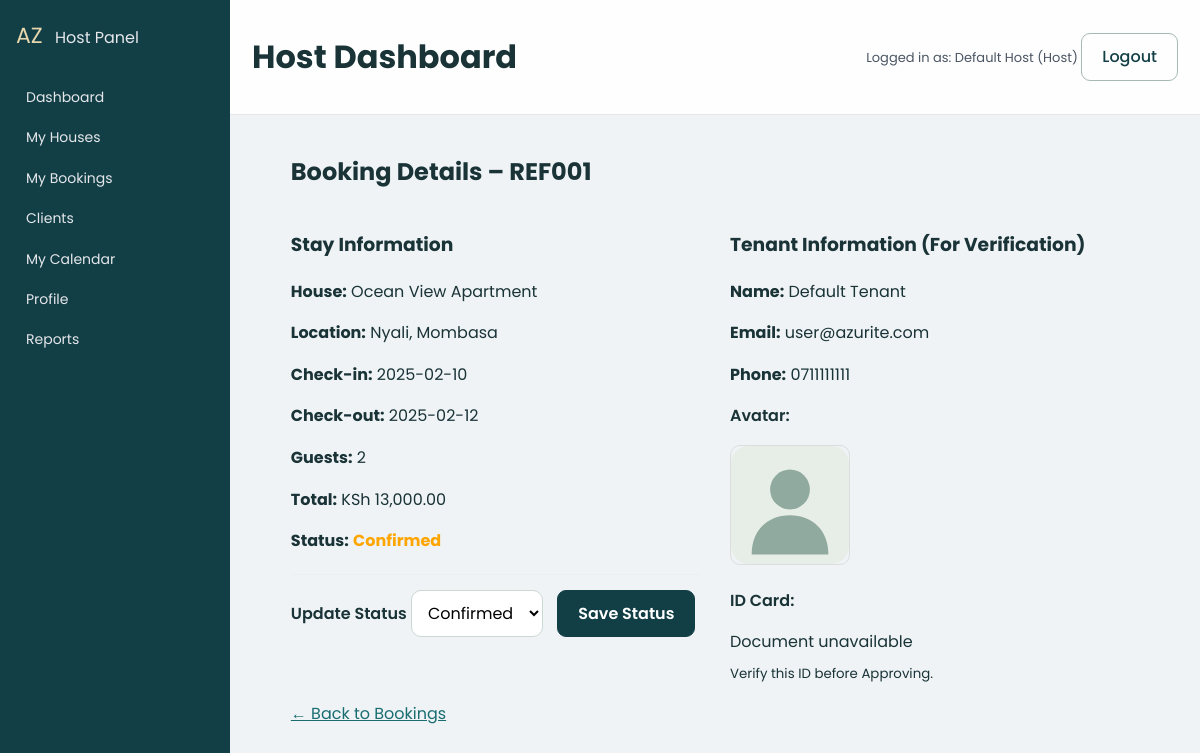
The page /public/host/booking_view.php?id=1 (signed in) on the database its author committed.
### tables this page shows
CREATE TABLE bookings (
  id INT AUTO_INCREMENT PRIMARY KEY,
  ref_code VARCHAR(40) NOT NULL,
  room_id INT NOT NULL,
  tenant_id INT NOT NULL,
  contact_phone VARCHAR(30) NOT NULL,
  checkin_date DATE NOT NULL,
  checkout_date DATE NOT NULL,
  guests INT NOT NULL DEFAULT 1,
  location_text VARCHAR(150),
  status ENUM('Pending','Approved','Declined','Confirmed','CheckedIn','Completed','Cancelled') NOT NULL DEFAULT 'Pending',
  total_amount_ksh DECIMAL(10,2) NOT NULL DEFAULT 0,
  created_at DATETIME DEFAULT CURRENT_TIMESTAMP,
  FOREIGN KEY (room_id) REFERENCES rooms(id),
  FOREIGN KEY (tenant_id) REFERENCES users(id)
);

CREATE TABLE rooms (
  id INT AUTO_INCREMENT PRIMARY KEY,
  category_id INT NULL,
  owner_id INT NULL,
  name VARCHAR(150) NOT NULL,
  price_ksh DECIMAL(10,2) NOT NULL,
  cover_image VARCHAR(255),
  location_text VARCHAR(150),
  description TEXT,
  is_active TINYINT(1) NOT NULL DEFAULT 1,
  created_at DATETIME DEFAULT CURRENT_TIMESTAMP,
  FOREIGN KEY (category_id) REFERENCES room_categories(id),
  FOREIGN KEY (owner_id) REFERENCES users(id)
);

CREATE TABLE users (
  id INT AUTO_INCREMENT PRIMARY KEY,
  full_name VARCHAR(150) NOT NULL,
  username VARCHAR(80) NOT NULL UNIQUE,
  email VARCHAR(150) NOT NULL UNIQUE,
  phone VARCHAR(30),
  password_md5 VARCHAR(255) NOT NULL,
  role ENUM('admin','host','tenant') NOT NULL DEFAULT 'tenant',
  id_card_path VARCHAR(255),
  avatar_path VARCHAR(255),
  is_active TINYINT(1) NOT NULL DEFAULT 1,
  created_at DATETIME DEFAULT CURRENT_TIMESTAMP
);

### includes/helpers.php (called while the page is built, shortened)
<?php
function e($str) {
    return htmlspecialchars((string)($str ?? ''), ENT_QUOTES | ENT_SUBSTITUTE, 'UTF-8');
}
function format_ksh($amount) {
    return 'KSh ' . number_format((float)$amount, 2);
}

### public/host/booking_view.php (the view, shortened to what this page needs)
<?php
require_once "../../includes/helpers.php";
require_once "header.php";
$host = current_user();
$bookingId = (int)($_GET['id'] ?? 0);
$stmt = $pdo->prepare("
    SELECT
        b.*,
        r.name AS room_name,
        r.location_text AS room_location,
        u.full_name AS tenant_name,
        u.email AS tenant_email,
        u.phone AS tenant_phone,
        u.avatar_path,
        u.id_card_path
    FROM bookings b
    JOIN rooms r ON r.id = b.room_id
    JOIN users u ON u.id = b.tenant_id
    WHERE b.id = ?
      AND r.owner_id = ?
");
$stmt->execute([$bookingId, $host['id']]);
$booking = $stmt->fetch(PDO::FETCH_ASSOC);
$avatarUrl = "../uploads/avatars/" . ($booking['avatar_path'] ?: "default.png");
$statuses = ['Pending','Approved','Declined','Confirmed','CheckedIn','Cancelled'];
?>
<div class="host-card">
    <h2>Booking Details – <?php echo e($booking['ref_code']); ?></h2>
    <div style="display:flex;gap:30px;flex-wrap:wrap;margin-top:15px;">
        <div style="flex:1;min-width:260px;">
            <h3>Stay Information</h3>
            <p><strong>House:</strong> <?php echo e($booking['room_name']); ?></p>
            <p><strong>Location:</strong> <?php echo e($booking['room_location']); ?></p>
            <p><strong>Check-in:</strong> <?php echo e($booking['checkin_date']); ?></p>
            <p><strong>Check-out:</strong> <?php echo e($booking['checkout_date']); ?></p>
            <p><strong>Guests:</strong> <?php echo (int)$booking['guests']; ?></p>
            <p><strong>Total:</strong> <?php echo format_ksh($booking['total_amount_ksh']); ?></p>
            <p><strong>Status:</strong> <span style="font-weight:bold; color: <?php echo $booking['status'] === 'Approved' ? 'green' : ($booking['status'] === 'Declined' ? 'red' : 'orange'); ?>;"><?php echo e($booking['status']); ?></span></p>
            <form method="post" action="bookings_update.php" style="margin-top:20px; border-top: 1px solid #eee; padding-top: 15px;">
                <label style="font-weight:600;">Update Status</label>
                <select name="status" class="form-control" style="max-width:220px; margin-right: 10px; display: inline-block;">
                    <?php foreach ($statuses as $st): ?>
                        <option value="<?php echo $st; ?>" <?php echo $booking['status']==$st?'selected':''; ?>>
                            <?php echo $st; ?>
                        </option>
                    <?php endforeach; ?>
                </select>
                <button class="btn btn-primary btn-sm" style="margin-top:0;">Save Status</button>
            </form>
            </div>
        <div style="flex:1;min-width:260px;">
            <h3>Tenant Information (For Verification)</h3>
            <p><strong>Name:</strong> <?php echo e($booking['tenant_name']); ?></p>
            <p><strong>Email:</strong> <?php echo e($booking['tenant_email']); ?></p>
            <p><strong>Phone:</strong> <?php echo e($booking['tenant_phone']); ?></p>
            <p style="margin-top:15px; font-weight:600;">Avatar:</p>
            <img src="<?php echo $avatarUrl; ?>" style="width:120px;height:120px;border-radius:10px;border:1px solid #ddd;object-fit:cover;">
            <p style="margin-top:15px; font-weight:600;">ID Card:</p>
            <p style="margin-top:5px;"><small>Verify this ID before Approving.</small></p>
        </div>
    </div>
    <a href="bookings.php" class="btn btn-secondary" style="margin-top:25px;">← Back to Bookings</a>
</div>

### public/assets/css/style.css (style rules this page uses)
body { font-family: "Poppins", sans-serif !important; color: #444444; width: 100%; height: calc(100%); overflow-x: hidden; background: #eff3f6 !important; }
a { color: #1977cc; }
.btn-primary { background-color: #1e245a; border: 1px solid #1e245a; color: #ffffff; }

### public/assets/css/modern.css (style rules this page uses)
:root { --az-primary:#0B1D3A; --az-primary-soft:#1C6DD0; --az-bg:#f5f7fb; --az-card-bg:#ffffff; --az-muted:#6b7280; --az-radius:18px; --az-shadow:0 18px 40px rgba(15,23,42,.18); }
body { font-family:'Poppins',system-ui,-apple-system,Segoe UI,Roboto,sans-serif; background:linear-gradient(135deg,#f5f7fb,#ecf2ff); color:#111827; }
.btn-primary { display:inline-flex; align-items:center; justify-content:center; padding:10px 20px; border-radius:999px; border:none; background:linear-gradient(135deg,#1C6DD0,#0B1D3A); color:#ffffff; font-weight:600; box-shadow:var(--az-shadow); cursor:pointer; text-decoration:none; }
.admin-body { background:linear-gradient(135deg,#e5ecff,#f8fafc); }

### public/assets/css/polish.css (style rules this page uses)
:root { --az-primary:#123f46; --az-primary-soft:#1d7377; --az-bg:#f7f8f4; --az-muted:#637373; --az-shadow:0 12px 30px #163b4010 }
* { box-sizing:border-box }
body { margin:0; background:#f7f8f4; color:#193337; font-family:Inter,Segoe UI,system-ui,sans-serif; line-height:1.6 }
img { max-width:100% }
a { color:#176d70 }
button,input,select,textarea { font:inherit }
input:not([type=checkbox]):not([type=hidden]),select,textarea { max-width:100%; min-height:44px; border:1px solid #cbd8d4; border-radius:10px; padding:10px 12px; background:#fff }
button,.btn-primary,.btn-outline { min-height:42px }
button { cursor:pointer }
.btn-primary,.search-btn { background:#123f46; color:white; border:1px solid #123f46; border-radius:9px; box-shadow:none }
.admin-body { background:#f7f8f4 }

### rows shown on the page
bookings: ref_code "REF001", room.name "Ocean View Apartment", room.location_text "Nyali, Mombasa", checkin_date "2025-02-10", checkout_date "2025-02-12", guests "2", total_amount_ksh "KSh 13,000.00", status "Confirmed", tenant.full_name "Default Tenant", tenant.email "user@azurite.com", tenant.phone "0711111111"

### other values the page prints
$host['full_name'] "Default Host"
